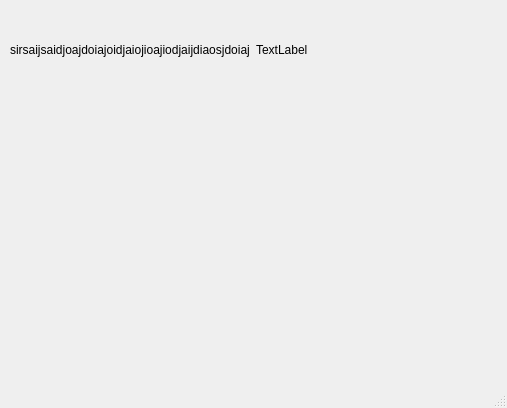
<?xml version="1.0" encoding="UTF-8"?>
<ui version="4.0">
 <class>notepad</class>
 <widget class="QMainWindow" name="notepad">
  <property name="geometry">
   <rect>
    <x>0</x>
    <y>0</y>
    <width>507</width>
    <height>408</height>
   </rect>
  </property>
  <property name="windowTitle">
   <string>MainWindow</string>
  </property>
  <widget class="QWidget" name="centralwidget">
   <widget class="QWidget" name="horizontalLayoutWidget">
    <property name="geometry">
     <rect>
      <x>10</x>
      <y>10</y>
      <width>461</width>
      <height>80</height>
     </rect>
    </property>
    <layout class="QHBoxLayout" name="horizontalLayout">
     <item>
      <widget class="QLabel" name="label_2">
       <property name="text">
        <string>sirsaijsaidjoajdoiajoidjaiojioajiodjaijdiaosjdoiaj</string>
       </property>
      </widget>
     </item>
     <item>
      <widget class="QLabel" name="label">
       <property name="text">
        <string>TextLabel</string>
       </property>
      </widget>
     </item>
    </layout>
   </widget>
  </widget>
  <widget class="QMenuBar" name="menubar">
   <property name="geometry">
    <rect>
     <x>0</x>
     <y>0</y>
     <width>507</width>
     <height>27</height>
    </rect>
   </property>
  </widget>
  <widget class="QStatusBar" name="statusbar"/>
 </widget>
 <resources/>
 <connections/>
</ui>
